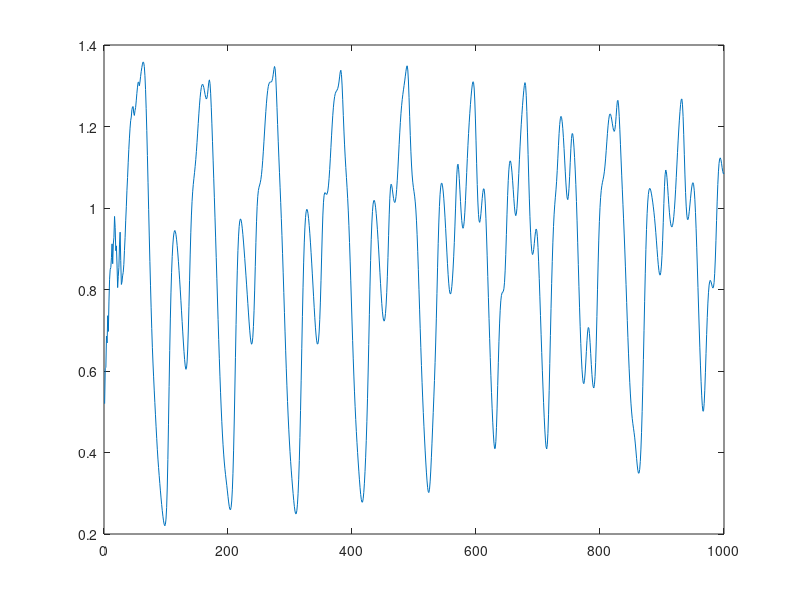

The MATLAB script that drew this image: (Note: this script raises an error after producing the figure.)
clc
clear all
close all
%% TABLE LOOK UP TRAINING ALGORITHEM.
%   This programm developed as a course project for Fuzzu systems course by
%    Habibollah Naeimi.
disp(' TABLE LOOK UP TRAINING ALGORITHEM.');
disp('  This programm developed as a course project for Fuzzu systems course')
disp('   by Habibollah Naeimi.')
disp('*-.-*-.-*-.-*-.-*-.-*-.-*-.-*-.-*-.-*-.-*-.-*-.-*-.-*-.-*-.-*-.-*-.-*-.-*-.-*-.-*-.-*------------------------------------------------------')

%% 1st Part: Parameter Setting.
%%  Parameters Initiating.

disp(' Parameters Initiating...');
InpuNumb = 6;%input(' How many input do you want? Inputs =');% Input Numbers.
disp(' ');

disp(' How many membership functions do you want?');
MemFuNu  = [18];%input(' Please Enter a vector. MFN =');        % Membership Function Numbers.  
e1 = numel(MemFuNu);                   % Number of Matrix Elements.
disp(' ');

disp(' Which membership functions type do you want?');
disp(' Triangular = 1 , Trapezoidal = 2 , Gaussian = 3');
MemFTy = [3];%input(' Please Enter a vector. MF =');           % Membership Function Types.
e4 = numel(MemFTy);                    % Number of Matrix Elements.
disp(' ');

disp(' Enter the Lower Bound.');
LowBnd = [0.25];%input(' Please Enter a vector. Low Bnd =');       % Lower Bound.
e2 = numel(LowBnd);                    % Number of Matrix Elements.
disp(' ');

disp(' Enter the Upper Bound.');                           % Upper Bound.
UpBnd = [1.6];%input(' Please Enter a vector. Upper Bnd =');                     
e3 = numel(UpBnd);                    % Number of Matrix Elements.

q1 = e1~=InpuNumb;            
q2 = e2~=InpuNumb;
q3 = e3~=InpuNumb;
q4 = e4~=InpuNumb;
Training_Ratio = 0.5;


%%  Fixing Parameters dimentions.

switch q1
    case 1                            % Fixing Membership Function dimentions.
        if e1==1
            MemFuNu = repmat(MemFuNu,1,InpuNumb+1); 
        else
            disp(' Invalid Membership Function Number!');
            disp(' Please Start again.');
        end
end
        
switch q2
    case 1                            % Fixing Lower Bound dimentions.
        if e2==1
            LowBnd = repmat(LowBnd,1,InpuNumb+1);
        else
            disp(' Invalid Lower Boundary!');
            disp(' Please Start again.');
        end
end
        
switch q3
    case 1                            % Fixing Upper Bound dimentions.
        if e3==1
            UpBnd = repmat(UpBnd,1,InpuNumb+1); 
        else
            disp(' Invalid Upper Boundary!');
            disp(' Please Start again.');
        end
end

switch q4
    case 1                            % Fixing Membership Type dimentions.
        if e4==1
            MemFTy = repmat(MemFTy,1,InpuNumb+1);
        else
            disp(' Invalid Membership Function Handle!');
            disp(' Please Start again.');
        end
end
disp(' ');
disp('*-.-*-.-*-.-*-.-*-.-*-.-*-.-*-.-*-.-*-.-*-.-*-.-*-.-*-.-*-.-*-.-*-.-*-.-*-.-*-.-*-.-*------------------------------------------------------')
disp(' ');
%% 2nd Part: Data.
%%  Sampling.


SAMPLES = rand(1,32);                 % Primary sampling.
%SAMPLES = 0.2:0.01:0.51;
for v=33:1033                         % Secoundary Sampling.
    SAMPLES(v) = 0.2*SAMPLES(v-31)/(1+(SAMPLES(v-31)^10))+0.9*SAMPLES(v-1);
end

SAMPLES = SAMPLES(34:end);            % Samples.
plot(SAMPLES)
%%  Data Paires.

e5 = numel(SAMPLES);
w1 = round(Training_Ratio*e5);
Training_Datas = zeros(w1,InpuNumb+1);

for v=1:w1
    Training_Datas(v,:) = SAMPLES(v:v+InpuNumb);  % Creating data paires.
end

disp(' Data sampling check!');
disp('*-.-*-.-*-.-*-.-*-.-*-.-*-.-*-.-*-.-*-.-*-.-*-.-*-.-*-.-*-.-*-.-*-.-*-.-*-.-*-.-*-.-*-.-----------------------------------------------------')
disp(' ');
%% 3rd Part: Rule Base.
%%  Finding Rules.
                                            % Implementing a function to
                                            % find rules.
[Rules , RulesMVlu] = RuleFinder(Training_Datas,MemFuNu,LowBnd,UpBnd,MemFTy);
PRB = Rules(:,:);                           % Primary Rule Base.
disp(' The Rule Base is READY!'); 
disp(' Here is the detailes:  ');
Rules_Number_all = numel(PRB(:,1));         % Calculating Number of Rules.
disp(' Number of All Rules:');
disp(Rules_Number_all); 

                                            % Implimenting a function to
Rules = ConflictChecking(Rules,RulesMVlu);  % eliminate conflictions.
RuleBase = [Rules ones(size(Rules,1),2)];   % Creating final Rule Base.
nonconflict_rules = numel(Rules(:,1));       
disp(' And Number of No Conflicting Rules:'); % Nonconflicting Rules.
disp(nonconflict_rules); 

conflict_Rules = Rules_Number_all-nonconflict_rules; % Calculating Number
disp(' And Number of Conflicted Rules:');            % of Conflicted 
disp(conflict_Rules);                                % Rules.

disp(' ');
disp('*-.-*-.-*-.-*-.-*-.-*-.-*-.-*-.-*-.-*-.-*-.-*-.-*-.-*-.-*-.-*-.-*-.-*-.-*-.-*-.-*-.-*------------------------------------------------------')
disp(' ');
%% 4th Part: Fuzzy System.
%%  Defining Fuzzy System.

TSP = newfis('Time Series Prediction'); % Creating the fuzzy system.
e1  = numel(MemFuNu);

for i=1:e1-1                            % Defining the Inputs.
    Name = ['X' num2str(i)];            % Rule Name's Creation.
    TSP = addvar(TSP,'input',Name,[LowBnd(i),UpBnd(i)]);
    
    switch MemFTy(i)
        case 1                          % For Triangular Membership Function.
            Step = (UpBnd(i)-LowBnd(i))/(MemFuNu(i)-1);
            for j = 1:MemFuNu(i)
                Center = LowBnd(i)+(j-1)*Step;
                MemFName = [Name '_MF' num2str(j)];   % Rule Name's Creation.
                TSP = addmf(TSP,'input',i,MemFName,'trimf',[Center-Step,Center,Center+Step]);
            end
            
        case 2                         % For Trapezoidal Membership Function.
            Step = (UpBnd(i)-LowBnd(i))/(MemFuNu(i)-1)/3;
            for j = 1:MemFuNu(i)
                Center = LowBnd(i)+(j-1)*3*Step;
                MemFName = [Name '_MF' num2str(j)];   % Rule Name's Creation.
                TSP = addmf(TSP,'input',i,MemFName,'trapmf',[Center-2*Step,Center-Step,Center+Step,Center+2*Step]);
            end
            
        case 3                         % For Gaussian Membership Function.
            Step = (UpBnd(i)-LowBnd(i))/(MemFuNu(i)-1)/2;
            for j = 1:MemFuNu(i)
                Center = LowBnd(i)+(j-1)*2*Step;
                MemFName = [Name '_MF' num2str(j)];   % Rule Name's Creation.
                TSP = addmf(TSP,'input',i,MemFName,'gaussmf',[Step,Center]);
            end
    end
end
                                       % Deffining the Output.
TSP = addvar(TSP,'output','Y',[LowBnd(end),UpBnd(end)]);
Name = ['Y'];

switch MemFTy(end)
        case 1                         % For Triangular Membership Function.
            Step = (UpBnd(end)-LowBnd(end))/(MemFuNu(end)-1);
            for j=1:MemFuNu(end)
                Center = LowBnd(end)+(j-1)*Step;
                MemFName = [Name '_MF' num2str(j)];   % Rule Name's Creation.
                TSP = addmf(TSP,'output',1,MemFName,'trimf',[Center-Step,Center,Center+Step]);
            end
            
        case 2                         % For Trapezoidal Membership Function.
            Step = (UpBnd(end)-LowBnd(end))/(MemFuNu(end)-1)/3;
            for j=1:MemFuNu(end)
                Center = LowBnd(end)+(j-1)*3*Step;
                MemFName = [Name '_MF' num2str(j)];   % Rule Name's Creation.
                TSP = addmf(TSP,'output',1,MemFName,'trapmf',[Center-2*Step,Center-Step,Center+Step,Center+2*Step]);
            end
            
        case 3                         % For Gaussian Membership Function.
            Step = (UpBnd(end)-LowBnd(end))/(MemFuNu(end)-1)/2;
            for j=1:MemFuNu(end)
                Center = LowBnd(end)+(j-1)*2*Step;
                MemFName = [Name '_MF' num2str(j)];   % Rule Name's Creation.
                TSP = addmf(TSP,'output',1,MemFName,'gaussmf',[Step,Center]);
            end
end

TSP = addrule(TSP,RuleBase);          % Deploying Rule Base to our Fuzzy System.
disp(' Fuzzy System is Ready!');
disp(' Fuzzy System detailes:');
showfis(TSP)                           % Showing Fuzzy System detailes.

disp(' ');
disp('*-.-*-.-*-.-*-.-*-.-*-.-*-.-*-.-*-.-*-.-*-.-*-.-*-.-*-.-*-.-*-.-*-.-*-.-*-.-*-.-*-.-*------------------------------------------------------')
disp(' ');
%% 5th Part: Conclusion.
%%  Predicting.

Y = SAMPLES(1:InpuNumb);

for i=InpuNumb+1:numel(SAMPLES)           % Calculating Pridictions.
    
    Y(i)=evalfis(SAMPLES(i-InpuNumb:i-1),TSP);
    
end

Error = sum(abs(SAMPLES-Y))/100;           % Calculating Error.
ED = [' Error of Prediction = ' num2str(Error) '%' ];

%%  Plotting.

AH = axes;
sam_plt = plot(AH,SAMPLES);
hold on
output_plt = plot(AH,Y,'r');

xlim([0 e5]);
ylim([LowBnd(end)-0.2 UpBnd(end)+0.2]);
legend(AH,'Real Value','Prediction');
disp(ED);



